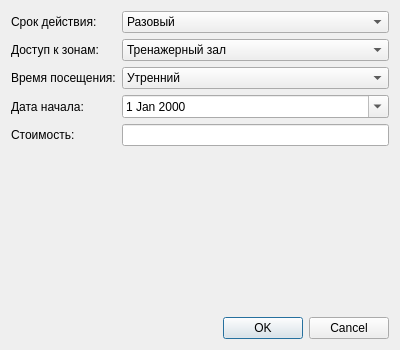
<?xml version="1.0" encoding="UTF-8"?>
<ui version="4.0">
 <class>MembershipDialog</class>
 <widget class="QDialog" name="MembershipDialog">
  <property name="geometry">
   <rect>
    <x>0</x>
    <y>0</y>
    <width>400</width>
    <height>350</height>
   </rect>
  </property>
 <property name="windowTitle">
   <string>Dialog</string>
 </property>
  <layout class="QVBoxLayout" name="verticalLayout">
   <item>
    <layout class="QFormLayout" name="formLayout">
     <item row="0" column="0">
      <widget class="QLabel" name="durationLabel">
       <property name="text">
        <string>Срок действия:</string>
       </property>
      </widget>
     </item>
     <item row="0" column="1">
      <widget class="QComboBox" name="durationComboBox">
       <item>
        <property name="text">
         <string>Разовый</string>
        </property>
       </item>
       <item>
        <property name="text">
         <string>Месячный</string>
        </property>
       </item>
       <item>
        <property name="text">
         <string>Полугодовой</string>
        </property>
       </item>
       <item>
        <property name="text">
         <string>Годовой</string>
        </property>
       </item>
       <item>
        <property name="text">
         <string>Двухгодовой</string>
        </property>
       </item>
      </widget>
     </item>
     <item row="1" column="0">
      <widget class="QLabel" name="accessLabel">
       <property name="text">
        <string>Доступ к зонам:</string>
       </property>
      </widget>
     </item>
     <item row="1" column="1">
      <widget class="QComboBox" name="accessComboBox">
       <item>
        <property name="text">
         <string>Тренажерный зал</string>
        </property>
       </item>
       <item>
        <property name="text">
         <string>Зал групповых тренировок</string>
        </property>
       </item>
       <item>
        <property name="text">
         <string>Бассейн</string>
        </property>
       </item>
       <item>
        <property name="text">
         <string>Бокс</string>
        </property>
       </item>
       <item>
        <property name="text">
         <string>Полный доступ</string>
        </property>
       </item>
      </widget>
     </item>
     <item row="2" column="0">
      <widget class="QLabel" name="timeLabel">
       <property name="text">
        <string>Время посещения:</string>
       </property>
      </widget>
     </item>
     <item row="2" column="1">
      <widget class="QComboBox" name="timeComboBox">
       <item>
        <property name="text">
         <string>Утренний</string>
        </property>
       </item>
       <item>
        <property name="text">
         <string>Дневной</string>
        </property>
       </item>
       <item>
        <property name="text">
         <string>Вечерний</string>
        </property>
       </item>
       <item>
        <property name="text">
         <string>Полный день</string>
        </property>
       </item>
      </widget>
     </item>
     <item row="3" column="0">
      <widget class="QLabel" name="startDateLabel">
       <property name="text">
        <string>Дата начала:</string>
       </property>
      </widget>
     </item>
     <item row="3" column="1">
      <widget class="QDateEdit" name="startDateEdit">
       <property name="calendarPopup">
        <bool>true</bool>
       </property>
      </widget>
     </item>
     <item row="4" column="0">
      <widget class="QLabel" name="costLabel">
       <property name="text">
        <string>Стоимость:</string>
       </property>
      </widget>
     </item>
     <item row="4" column="1">
      <widget class="QLineEdit" name="costLineEdit"/>
     </item>
    </layout>
   </item>
   <item>
    <widget class="QDialogButtonBox" name="buttonBox">
     <property name="orientation">
      <enum>Qt::Horizontal</enum>
     </property>
     <property name="standardButtons">
      <set>QDialogButtonBox::Cancel|QDialogButtonBox::Ok</set>
     </property>
    </widget>
   </item>
  </layout>
 </widget>
 <resources/>
 <connections>
  <connection>
   <sender>buttonBox</sender>
   <signal>accepted()</signal>
   <slot>accept()</slot>
   <hints>
    <hint type="sourcelabel">
     <x>248</x>
     <y>254</y>
    </hint>
    <hint type="destinationlabel">
     <x>157</x>
     <y>274</y>
    </hint>
   </hints>
  </connection>
  <connection>
   <sender>buttonBox</sender>
   <signal>rejected()</signal>
   <slot>reject()</slot>
   <hints>
    <hint type="sourcelabel">
     <x>316</x>
     <y>260</y>
    </hint>
    <hint type="destinationlabel">
     <x>286</x>
     <y>274</y>
    </hint>
   </hints>
  </connection>
 </connections>
</ui>
